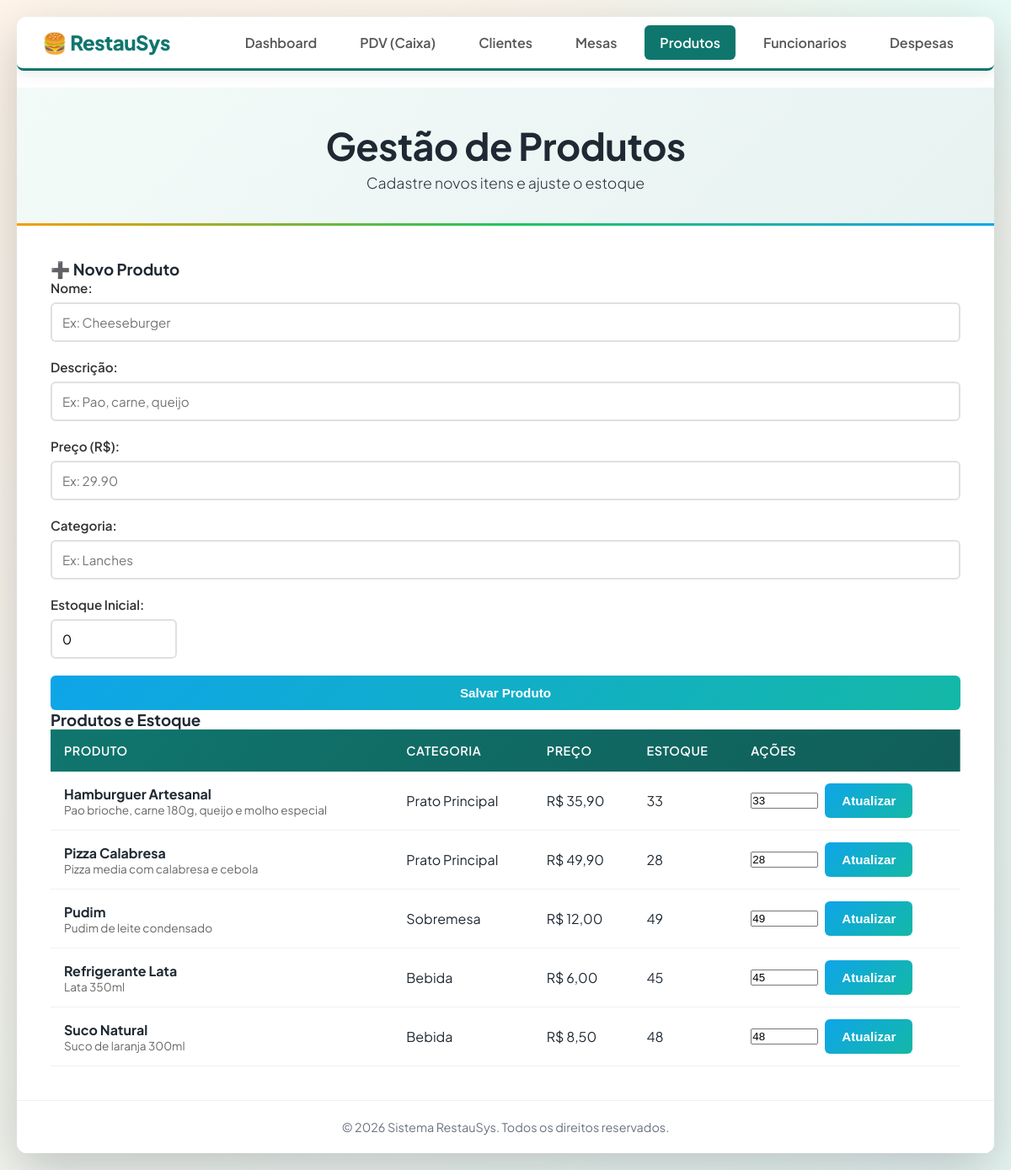
The app's page /pages/produtos.php, older data.
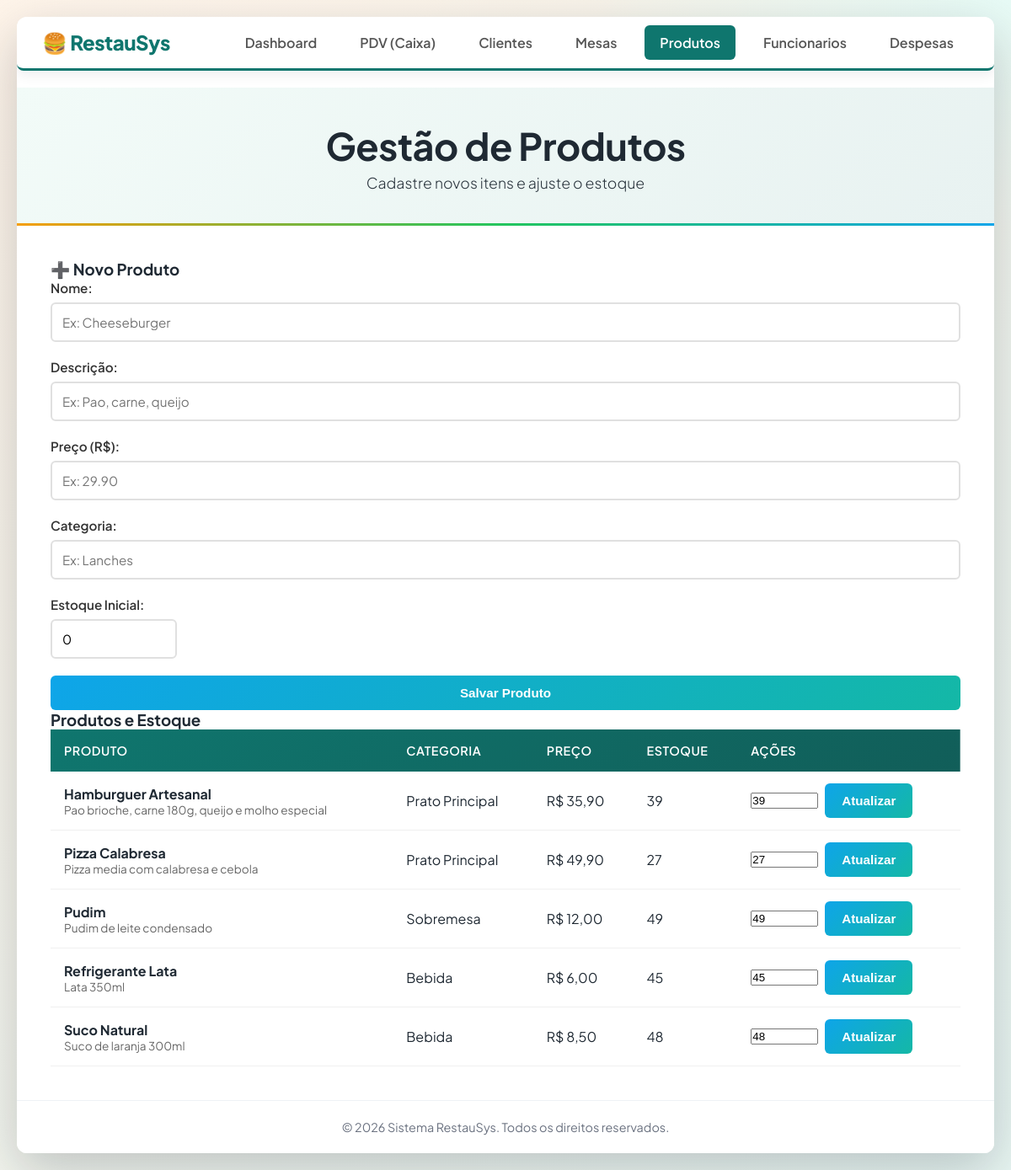
The same page, newer data.
### tables this page shows
CREATE TABLE produtos (
    id_produto INTEGER PRIMARY KEY AUTOINCREMENT,
    nome TEXT NOT NULL,
    descricao TEXT,
    preco NUMERIC NOT NULL,
    id_categoria INTEGER,
    estoque INTEGER DEFAULT 0,
    FOREIGN KEY (id_categoria) REFERENCES categorias(id_categoria)
);

CREATE TABLE categorias (
    id_categoria INTEGER PRIMARY KEY AUTOINCREMENT,
    nome TEXT NOT NULL
);

### config/config.php (called while the page is built, shortened)
<?php
$pdo = initialize_database(DB_PATH, false);
function query_all(string $sql, array $params = []): array
{
    global $pdo;
    $stmt = $pdo->prepare($sql);
    $stmt->execute($params);
    return $stmt->fetchAll() ?: [];
}

### pages/produtos.php (the view, shortened to what the changed rows need)
<?php
require_once __DIR__ . "/../config/config.php";
$produtos = query_all(
    "SELECT p.id_produto, p.nome, p.descricao, p.preco, p.estoque, c.nome as categoria
     FROM produtos p
     LEFT JOIN categorias c ON p.id_categoria = c.id_categoria
     ORDER BY p.nome"
);
?>
<!DOCTYPE html>
<html lang="pt-BR">
<head>
    <link rel="stylesheet" href="../css/style.css">
</head>
<body>
    <div class="container">
        <header>
            <div class="header-content">
                <h1>Gestão de Produtos</h1>
            </div>
        </header>
        <main>
            <div class="dashboard-grid">
                <div class="card" style="grid-column: span 1; border-top-color: #667eea;">
                    <div style="max-height: 420px; overflow-y: auto;">
                        <table class="tabela">
                            <thead>
                                <tr>
                                    <th>Produto</th>
                                    <th>Categoria</th>
                                    <th>Preço</th>
                                    <th>Estoque</th>
                                    <th>Ações</th>
                                </tr>
                            </thead>
                            <tbody>
                                <?php foreach ($produtos as $p): ?>
                                    <tr>
                                        <td>
                                            <strong><?=htmlspecialchars($p["nome"])?></strong>
                                            <?php if (!empty($p["descricao"])): ?>
                                                <div style="font-size: 0.85em; color: #666;">
                                                    <?=htmlspecialchars($p["descricao"])?></div>
                                            <?php endif; ?>
                                        </td>
                                        <td><?=htmlspecialchars($p["categoria"] ?? "-")?></td>
                                        <td>R$ <?=number_format((float) $p["preco"], 2, ",", ".")?></td>
                                        <td><?= (int) $p["estoque"] ?></td>
                                        <td>
                                            <form method="POST" style="display:flex; gap: 8px; align-items:center;">
                                                <input type="number" name="estoque" min="0" value="<?= (int) $p["estoque"] ?>" style="width: 80px;">
                                                <button type="submit" class="btn btn-adicionar" title="Atualizar">Atualizar</button>
                                            </form>
                                        </td>
                                    </tr>
                                <?php endforeach; ?>
                            </tbody>
                        </table>
                    </div>
                </div>
            </div>
        </main>
    </div>
</body>
</html>

Row changes from the older to the newer data that the page shows:
changed produtos "Hamburguer Artesanal": estoque "33" → "39"
changed produtos "Pizza Calabresa": estoque "28" → "27"
